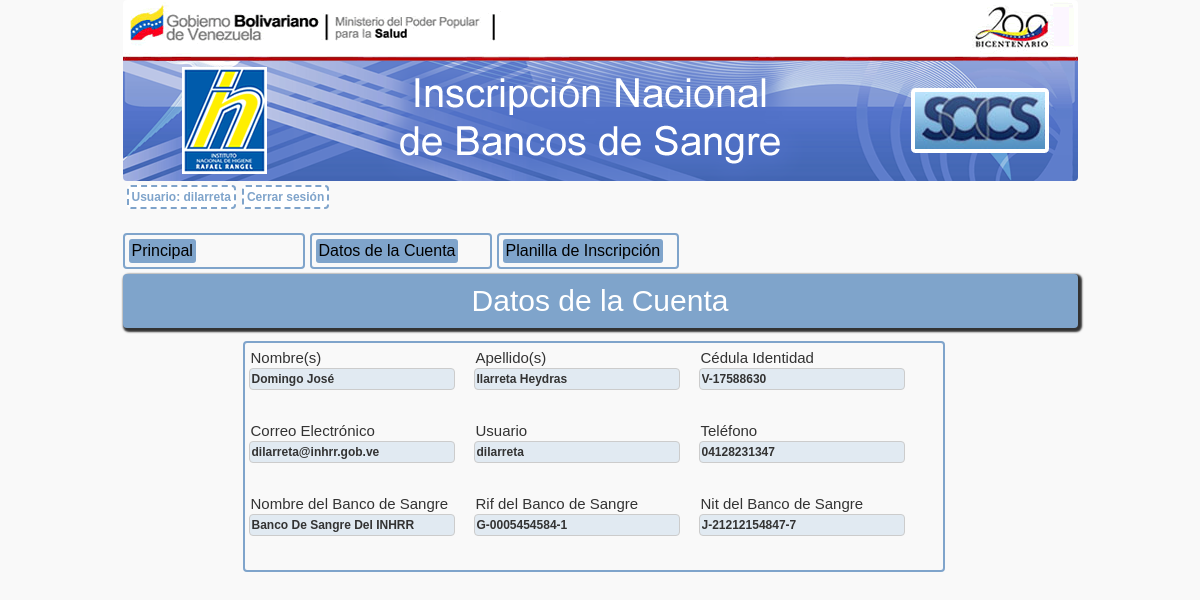
/datos_usuario.php (signed in), run on the app's committed database.
### tables this page shows
CREATE TABLE IF NOT EXISTS `usuarios` (
  `id` int(100) NOT NULL AUTO_INCREMENT,
  `nro_solicitud` varchar(300) NOT NULL,
  `usuario` varchar(200) NOT NULL,
  `nombres` varchar(200) NOT NULL,
  `apellidos` varchar(200) NOT NULL,
  `cedula` varchar(100) NOT NULL,
  `telefono` varchar(200) NOT NULL,
  `contrasenia` varchar(200) NOT NULL,
  `correo` varchar(100) NOT NULL,
  `nombrebs` varchar(100) NOT NULL,
  `rif_bs` varchar(100) NOT NULL,
  `nit_bs` varchar(100) NOT NULL,
  `estatus` varchar(100) NOT NULL,
  `cod` varchar(100) NOT NULL,
  PRIMARY KEY (`id`)
);

### datos_usuario.php (the view, shortened to what this page needs)
<!DOCTYPE html PUBLIC "-//W3C//DTD XHTML 1.0 Transitional//EN" "http://www.w3.org/TR/xhtml1/DTD/xhtml1-transitional.dtd">
<html xmlns="http://www.w3.org/1999/xhtml">
<head>
<link href="css/estilos_banco_de_sangre.css" rel="stylesheet" type="text/css" />
<link rel="stylesheet" type="text/css" href="tcal.css">
</head>
<body class="bs">
<div class="contenedor">
<div class="encabezado"></div>
<?php
$usuario =$_SESSION['usuario'];
$codigo = $_SESSION['estatus'];
?>
<div class="usuario">
<p class="usuario">Usuario: <?php echo $usuario; ?></p>
<a href="destruir_sesion.php"><p class="usuario">Cerrar sesión</p></a>
</div>
<?php
switch($codigo){
			case '1': echo '
<div class="bs_java_admin"><a class="bs_java_2" href="espacio_usuario.php" onclick="pedir_cta_visible(this);">Principal</a></div>
<div class="bs_java_admin"><a class="bs_java_2" href="datos_usuario.php" onclick="pedir_cta_visible(this);">Datos de la Cuenta</a></div>
<div class="bs_java_admin"><a class="bs_java_2" href="formulario_banco_de_sangre_2.php" title="Planilla de Incripción de Bancos de Sangre" onclick="pedir_cta_visible(this);">Planilla de Inscripción</a></div>';break;
}
?>
<?php
include "config.php";
?>
<?php
$sql1 = "SELECT * FROM usuarios WHERE usuario='$usuario'";
$consulta1 = mysql_query($sql1,$conexion);
if(mysql_num_rows($consulta1)>0){
while($campo1 = mysql_fetch_object($consulta1)){
    $cedula=$campo1->cedula;
    $nombres=$campo1->nombres;
	$apellidos=$campo1->apellidos;
    $usuario=$campo1->usuario;
	$telefono=$campo1->telefono;
	$correo=$campo1->correo;
	$nombrebs=$campo1->nombrebs;
	$rif_bs=$campo1->rif_bs;
	$nit_bs=$campo1->nit_bs;
}
  $nombres=utf8_encode ($nombres);
  $apellidos= utf8_encode ($apellidos);
  $usuario=utf8_encode ($usuario);
  $correo=utf8_encode ($correo);
  $nombrebs=utf8_encode ($nombrebs);
?>
<h1>Datos de la Cuenta</h1>
<div class="bs_java_3" id="pedir_cuenta">
<form name="actualizar_datos" class="" id="" action="actualizar_datos.php" method="post" onsubmit="return modificar_cta(this);">
<span>
<label class="bs">Nombre(s)</label>
<input class="bs" id="pd_nombre" name="pd_nombre" title="Indicar Nombre(s)" type="text" disabled="disabled"  onfocus="entroEnFoco(this)" value="<?php echo $nombres;?>"/>
</span>
<span>
<label class="bs">Apellido(s)</label>
<input class="bs" id="pd_apellidos" name="pd_apellidos" title="Indicar Apellidos(s)" disabled="disabled" type="text"  onfocus="entroEnFoco(this)" value="<?php echo $apellidos;?>"/>
</span>
<span>
<label class="bs">Cédula Identidad</label>
<input class="bs" id="ced" name="ced" type="text" disabled="disabled"  value="<?php echo $cedula;?>"/>
</span>
<span>
<label class="bs">Correo Electrónico</label>
<input class="bs" id="pd_correo" name="pd_correo" disabled="disabled" type="text"  onfocus="entroEnFoco(this)" value="<?php echo $correo;?>"/>
</span>
<span>
<label class="bs">Usuario</label>
<input class="bs" id="pd_usuario" name="pd_usuario"  type="text" disabled="disabled"  onfocus="entroEnFoco(this)" onblur="salioDeFoco(this); revisarObligatorio(this)" value="<?php echo $usuario;?>"/>
</span>
<span>
<label class="bs">Teléfono</label>
<input class="bs" id="pd_telefono" name="pd_telefono" disabled="disabled" type="text" maxlength="12" onkeypress="return permite(event, 'num')"  onfocus="entroEnFoco(this)" value="<?php echo $telefono;?>" />
</span>
<span>
<label class="bs">Nombre del Banco de Sangre</label>
<input class="bs" id="pd_nombre_bs" name="pd_nombre_bs" disabled="disabled" type="text"  onfocus="entroEnFoco(this)" value="<?php echo $nombrebs;?>"/>
</span>
<span>
<label class="bs">Rif del Banco de Sangre</label>
<input class="bs" id="pd_rif" name="pd_rif"  disabled="disabled" type="text"  onfocus="entroEnFoco(this)" value="<?php echo $rif_bs;?>"/>
</span>
<span>
<label class="bs">Nit del Banco de Sangre</label>
<input class="bs" id="pd_nit" name="pd_nit"  disabled="disabled" type="text"  onfocus="entroEnFoco(this)" value="<?php echo $nit_bs;?>"/>
</span>
</form>
</div>
<?
}
?>
 </div>
</body>
</html>

### css/estilos_banco_de_sangre.css (style rules this page uses)
body.bs { margin: 0 auto; background:#F9F9F9; font-family:'Arial'; }
div.contenedor { width: 955px; height:auto; margin: 0 auto; color:#333; font-family: "Arial"; }
div.encabezado { float:left; background: url(../imagenes/banner_sup.png) no-repeat; border-radius: 4px; -moz-border-radius: 4px; -webkit-border-radius : 4px; width: 100%; height: 181px; }
h1 { float:left; width: 100%; font-family:'Arial'; font-weight:normal; font-size:30px; padding: 10px 0px 10px 0px; text-align:center; background:#7FA4CB; color:#FFF; margin: 5px 0px 10px 0px; border-radius: 4px; -moz-border-radius: 4px; -webkit-border-radius : 4px; box-shadow: 2px 2px 2px 2px #333; -webkit-box-shadow: 2px 2px 2px 2px #333; -moz-box-shadow: 2px 2px 2px 2px #333; }
p.usuario { float:left; font-size:12px; font-weight:bold; height: 14px; background:#FFF; color:#7FA4CB; border:#7FA4CB dashed 2px; margin:3px; padding:3px; border-radius: 4px; -moz-border-radius: 4px; -webkit-border-radius : 4px; }
div.bs_java_admin { float:left; width: 170px; height:auto; margin: 20px 5px 0px 0px; padding: 4px; border:#7FA4CB solid 2px; border-radius: 4px; -moz-border-radius: 4px; -webkit-border-radius : 4px; }
div.bs_java_3 { float:left; margin: 3px 0px 5px 120px; width: 690px; padding: 4px; border:#7FA4CB solid 2px; border-radius: 4px; -moz-border-radius: 4px; -webkit-border-radius : 4px; font-size:14px; text-align:center; }
a:link.bs_java_2 { float:left; color:#000; text-decoration:none; background:#7FA4CB; border-radius: 3px; padding: 3px; }
span { float:left; width: 225px; height: 73px; padding: 0px; }
label.bs { float:left; font-size:15px; text-align:center; margin: 2px; }
input.bs { float:left; margin: 0px; width: 200px; height:18px; border:#CCC solid 1px; border-radius: 4px; -moz-border-radius: 4px; -webkit-border-radius : 4px; font-weight:bold; font-size:12px; background:#E1EAF2; color: #333; }
div.usuario { float:left; width: 100%; margin: 1px; }

### data on the page
usuarios: pd_nombre "Domingo José", pd_apellidos "Ilarreta Heydras", ced "V-17588630", pd_correo "dilarreta@inhrr.gob.ve", pd_usuario "dilarreta", pd_telefono "04128231347", pd_nombre_bs "Banco De Sangre Del INHRR", pd_rif "G-0005454584-1", pd_nit "J-21212154847-7"

### other printed values
$usuario "dilarreta"
